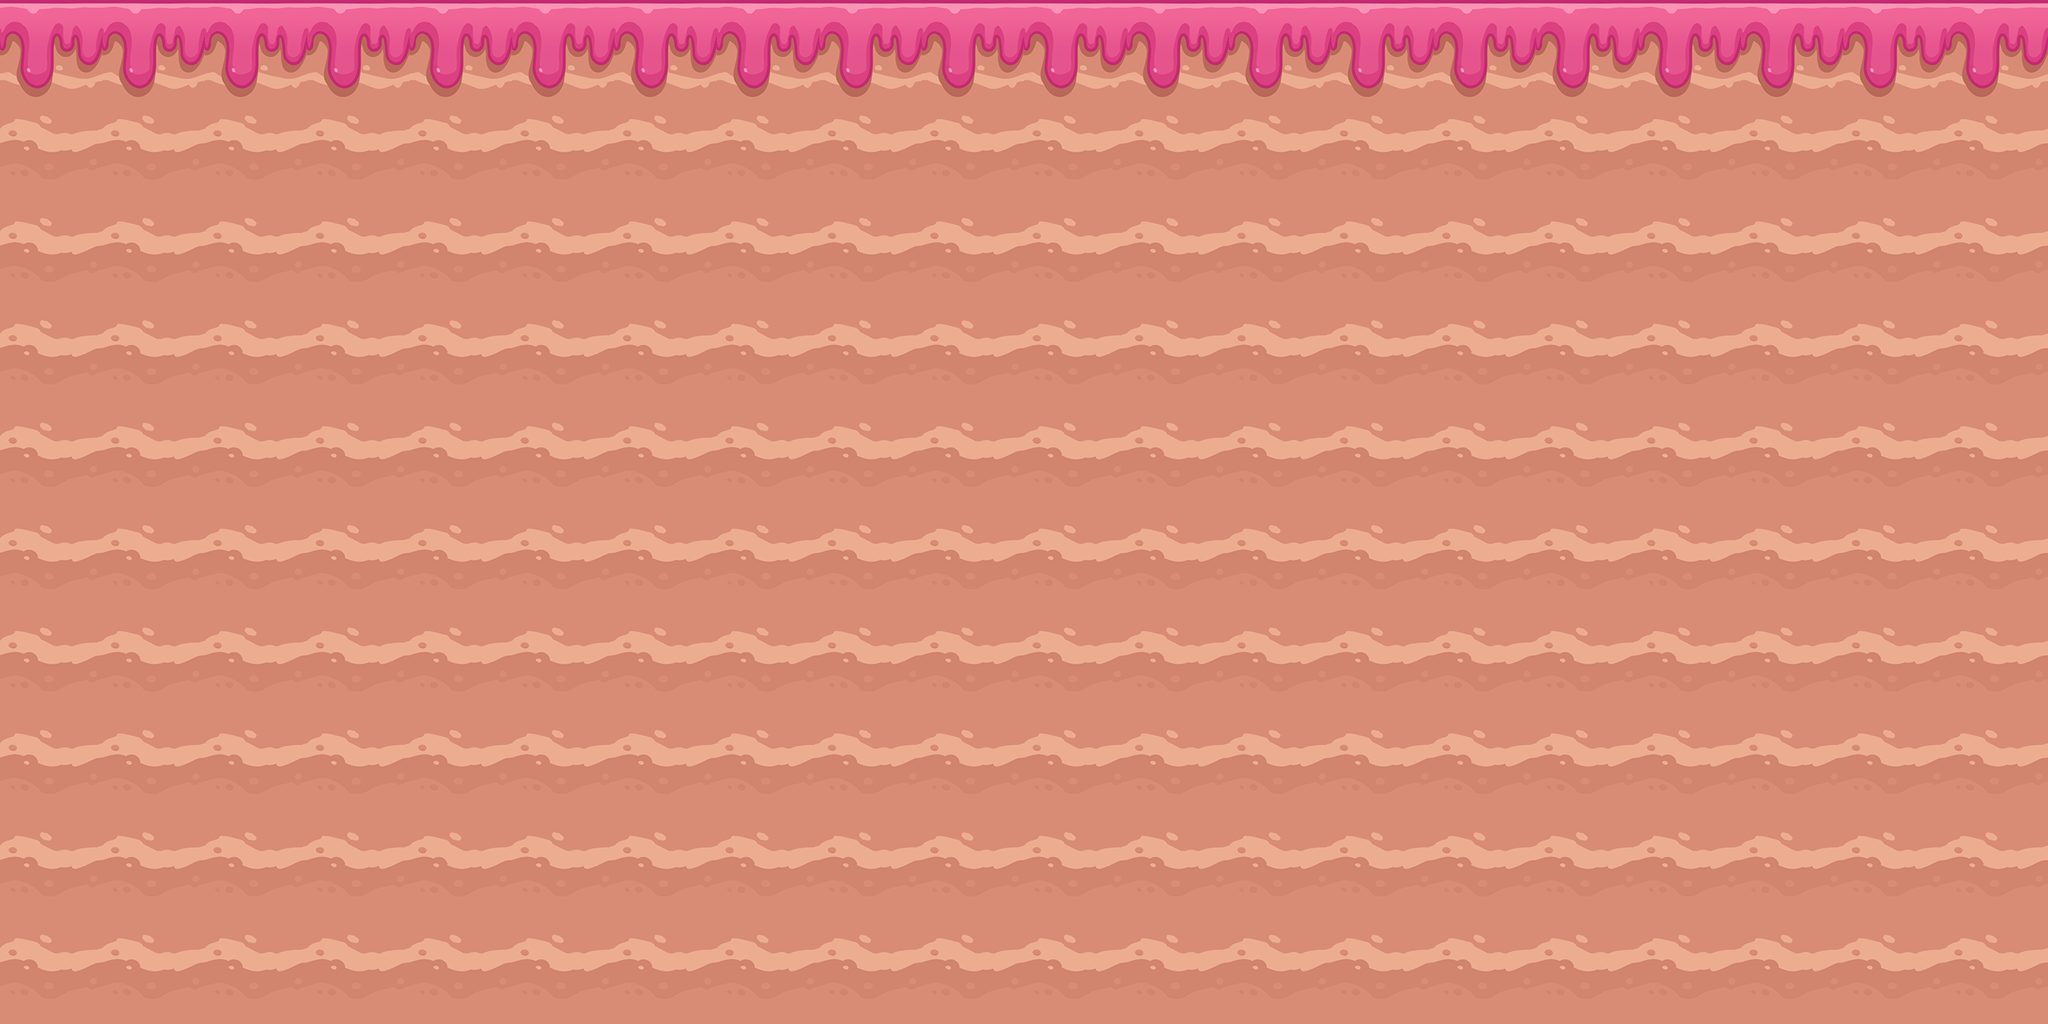

A 2D game scene composited from a Tiled map and its tileset images. What follows is a short description and the map's XML, with every tile layer's data as written:
An orthogonal 20x10 tile map with 128x128 px tiles, 1 tile layer (ground).

<map version="1.10" tiledversion="1.10.2" orientation="orthogonal" renderorder="right-down" width="20" height="10" tilewidth="128" tileheight="128" infinite="0" nextlayerid="7" nextobjectid="1">
 <tileset firstgid="1" name="Tile" tilewidth="128" tileheight="128" tilecount="2" columns="0">
  <grid orientation="orthogonal" width="1" height="1" />
  <tile id="0">
   <image width="128" height="128" source="../../tile/ball/candy/2.png" />
  </tile>
  <tile id="1">
   <image width="128" height="128" source="../../tile/ball/candy/5.png" />
  </tile>
 </tileset>
 <layer id="5" name="ground" width="20" height="10">
  <data encoding="csv">
1,1,1,1,1,1,1,1,1,1,1,1,1,1,1,1,1,1,1,1,
2,2,2,2,2,2,2,2,2,2,2,2,2,2,2,2,2,2,2,2,
2,2,2,2,2,2,2,2,2,2,2,2,2,2,2,2,2,2,2,2,
2,2,2,2,2,2,2,2,2,2,2,2,2,2,2,2,2,2,2,2,
2,2,2,2,2,2,2,2,2,2,2,2,2,2,2,2,2,2,2,2,
2,2,2,2,2,2,2,2,2,2,2,2,2,2,2,2,2,2,2,2,
2,2,2,2,2,2,2,2,2,2,2,2,2,2,2,2,2,2,2,2,
2,2,2,2,2,2,2,2,2,2,2,2,2,2,2,2,2,2,2,2,
2,2,2,2,2,2,2,2,2,2,2,2,2,2,2,2,2,2,2,2,
2,2,2,2,2,2,2,2,2,2,2,2,2,2,2,2,2,2,2,2
</data>
 </layer>
</map>
